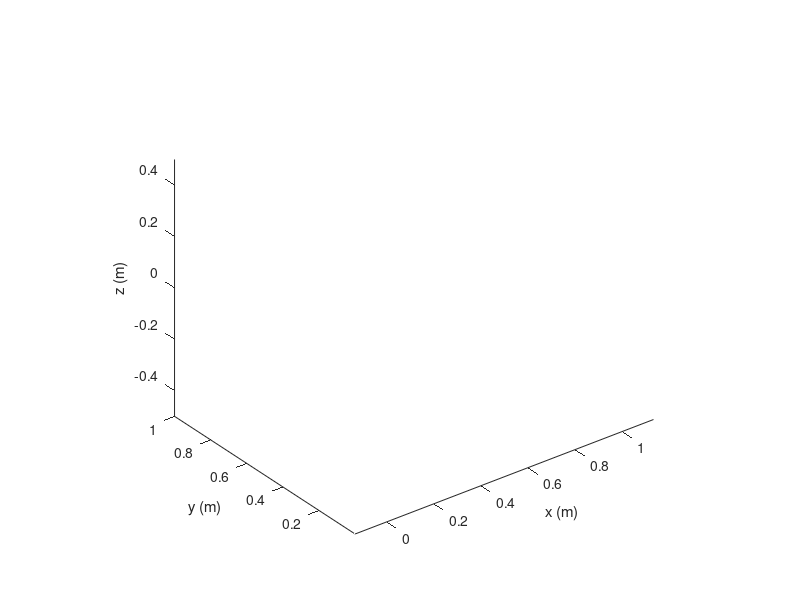

Here is the MATLAB script that generated this plot: (Note: this script raises an error after producing the figure.)
close all
figure
ax = gca;
axis equal
xlabel('x (m)');
ylabel('y (m)');
zlabel('z (m)');
view(3)


for i = 1:100
    [state, action] = getStateActionPair();
    plotStateActionPair3D(state, action, ax);
end
